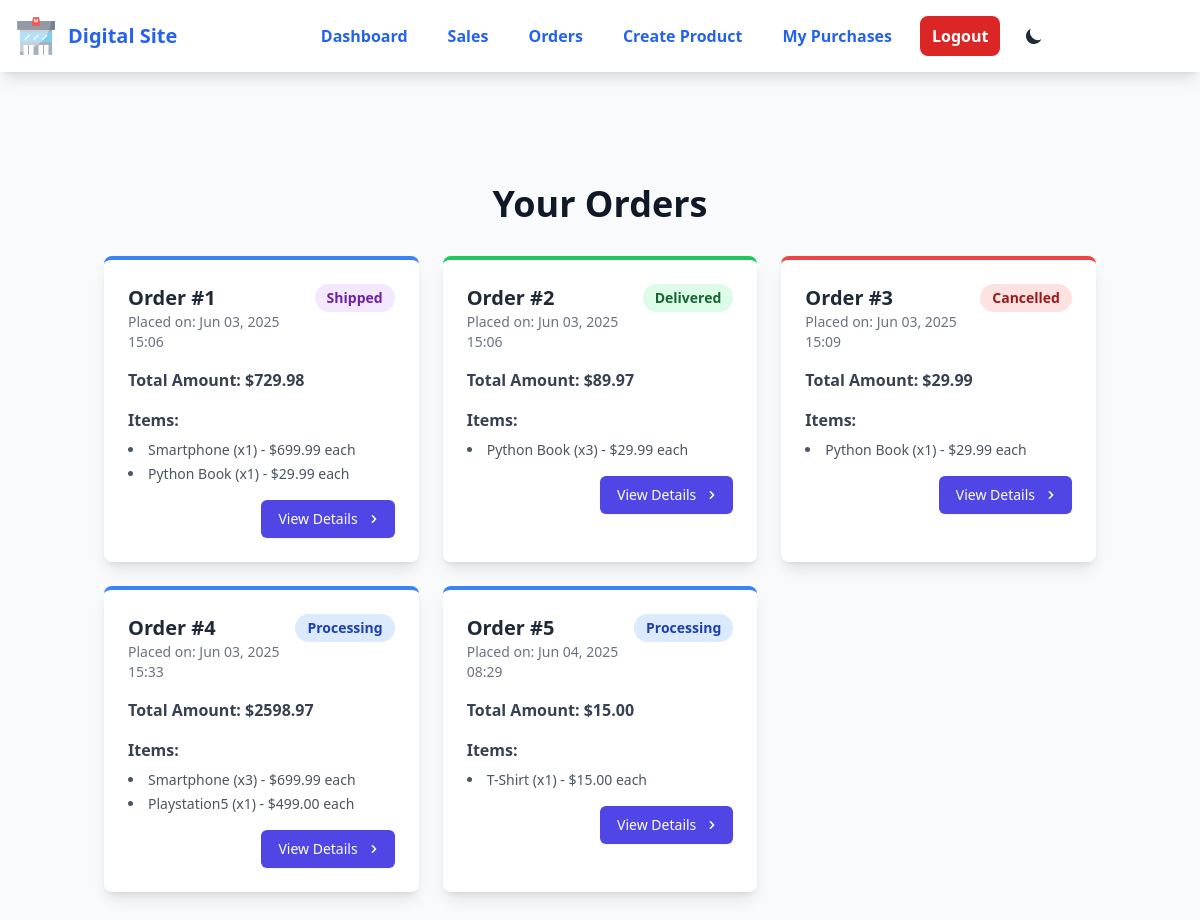
The app's page /orders (signed in) with its own data.
### main/models.py (models this page shows, shortened)
class Order(models.Model):
    STATUS_CHOICES = [
        ('pending', 'Pending'),
        ('processing', 'Processing'),
        ('shipped', 'Shipped'),
        ('delivered', 'Delivered'),
        ('cancelled', 'Cancelled'),
    ]
    user = models.ForeignKey(User, on_delete=models.CASCADE, related_name='orders')
    created_at = models.DateTimeField(auto_now_add=True)
    status = models.CharField(max_length=20, choices=STATUS_CHOICES, default='pending')
    total_amount = models.DecimalField(max_digits=10, decimal_places=2)

class OrderItem(models.Model):
    order = models.ForeignKey(Order, on_delete=models.CASCADE, related_name='items')
    product = models.ForeignKey(Product, on_delete=models.CASCADE)
    quantity = models.PositiveIntegerField()
    price = models.DecimalField(max_digits=10, decimal_places=2)  # store price at the time of order

class Product(models.Model):
    seller = models.ForeignKey(User,on_delete=models.CASCADE,related_name='products')
    name = models.CharField(max_length=255)
    desc = models.CharField(max_length=255)
    price = models.DecimalField(max_digits=10, decimal_places=2, validators=[MinValueValidator(Decimal('0.01'))])
    file = models.FileField(upload_to='uploads', default='uploads/no_image.png')
    category = models.ForeignKey(Category, on_delete=models.CASCADE, related_name='products')
    created_at = models.DateTimeField(auto_now_add=True)
    updated_at = models.DateTimeField(auto_now=True)

### main/views.py (the view)
# urls.py: path('orders',views.show_order,name="show_order"),
@login_required
def show_order(request):
    user = request.user
    orders = Order.objects.filter(user=user)
    data={
        'orders':orders ,
    }
    return render(request,'order.html',data)

### main/templates/order.html (shortened to what this page needs)
{% extends 'base.html' %}
{% block body %}
<div class="container mx-auto px-4 py-8">
    <h1 class="text-4xl font-extrabold text-gray-900 mb-8 text-center">Your Orders</h1>
    {% if orders %}
        <div class="grid grid-cols-1 gap-6 md:grid-cols-2 lg:grid-cols-3">
            {% for order in orders %}
                <div class="bg-white shadow-lg rounded-lg p-6 border-t-4 {% if order.status == 'delivered' %}border-green-500{% elif order.status == 'pending' %}border-yellow-500{% elif order.status == 'cancelled' %}border-red-500{% else %}border-blue-500{% endif %}">
                    <div class="flex justify-between items-start mb-4">
                        <div>
                            <h2 class="text-xl font-bold text-gray-800">Order #{{ order.id }}</h2>
                            <p class="text-sm text-gray-500">Placed on: {{ order.created_at|date:"M d, Y H:i" }}</p>
                        </div>
                        <span class="px-3 py-1 rounded-full text-sm font-semibold
                                     {% if order.status == 'delivered' %}bg-green-100 text-green-800{% elif order.status == 'pending' %}bg-yellow-100 text-yellow-800{% elif order.status == 'processing' %}bg-blue-100 text-blue-800{% elif order.status == 'shipped' %}bg-purple-100 text-purple-800{% elif order.status == 'cancelled' %}bg-red-100 text-red-800{% else %}bg-gray-100 text-gray-800{% endif %}">
                            {{ order.get_status_display }}
                        </span>
                    </div>
                    <div class="mb-4">
                        <p class="text-gray-700 font-semibold">Total Amount: ${{ order.total_amount|floatformat:2 }}</p>
                    </div>
                    <div class="mb-4">
                        <h3 class="text-md font-semibold text-gray-700 mb-2">Items:</h3>
                        <ul class="list-disc list-inside text-gray-600 text-sm">
                            {% for item in order.items.all %}
                                <li class="mb-1">{{ item.product.name }} (x{{ item.quantity }}) - ${{ item.price|floatformat:2 }} each</li>
                            {% endfor %}
                        </ul>
                    </div>
                    <div class="text-right mt-4">
                        <a href="{% url 'main:show_order_detail' order.id %}"
                           class="inline-flex items-center px-4 py-2 border border-transparent text-sm font-medium rounded-md shadow-sm text-white bg-indigo-600 hover:bg-indigo-700
                                  focus:outline-none focus:ring-2 focus:ring-offset-2 focus:ring-indigo-500 transition duration-300">
                            View Details
                            <svg class="ml-2 -mr-1 h-4 w-4" xmlns="http://www.w3.org/2000/svg" viewBox="0 0 20 20" fill="currentColor">
                                <path fill-rule="evenodd" d="M7.293 14.707a1 1 0 010-1.414L10.586 10 7.293 6.707a1 1 0 011.414-1.414l4 4a1 1 0 010 1.414l-4 4a1 1 0 01-1.414 0z" clip-rule="evenodd" />
                            </svg>
                        </a>
                    </div>
                </div>
            {% endfor %}
        </div>
    {% endif %}
</div>
{% endblock %}

### main/templates/base.html (style rules this page uses)
body { transition: background-color 0.3s ease; }

### records on screen
Order: id "1", created_at "Jun 03, 2025 15:06", status "Shipped", total_amount "729.98"
OrderItem: product.name "Smartphone", quantity "1", price "699.99"
OrderItem: product.name "Python Book", quantity "1", price "29.99"
Order: id "2", created_at "Jun 03, 2025 15:06", status "Delivered", total_amount "89.97"
OrderItem: product.name "Python Book", quantity "3", price "29.99"
Order: id "3", created_at "Jun 03, 2025 15:09", status "Cancelled", total_amount "29.99"
OrderItem: product.name "Python Book", quantity "1", price "29.99"
Order: id "4", created_at "Jun 03, 2025 15:33", status "Processing", total_amount "2598.97"
OrderItem: product.name "Smartphone", quantity "3", price "699.99"
OrderItem: product.name "Playstation5", quantity "1", price "499.00"
Order: id "5", created_at "Jun 04, 2025 08:29", status "Processing", total_amount "15.00"
OrderItem: product.name "T-Shirt", quantity "1", price "15.00"
